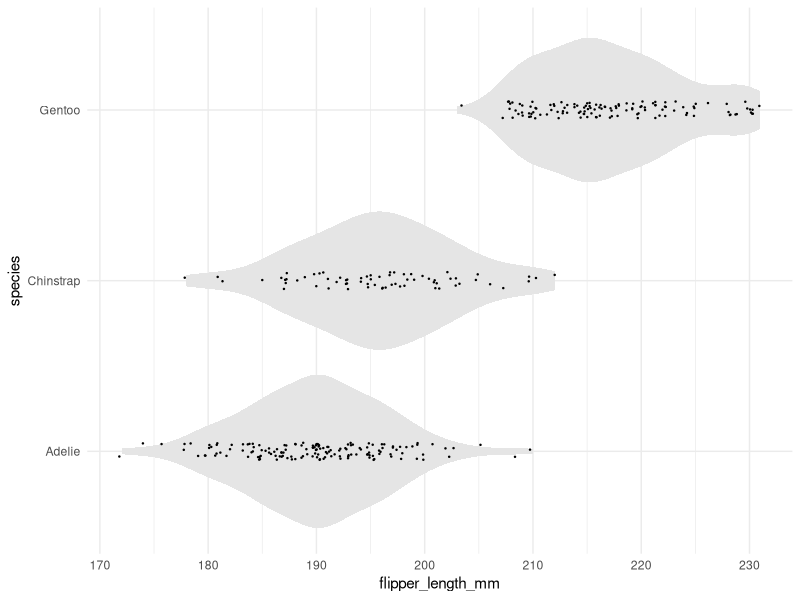

Generate this figure with R:
## ---- chunk 1
library(palmerpenguins)
library(tidyverse)

ggplot(data = penguins, aes(x = species, y = flipper_length_mm)) +
  geom_violin(fill = "gray90", color = NA) +
  geom_jitter(size = 0.2, width = 0.05) +
  theme_minimal() +
  coord_flip()
